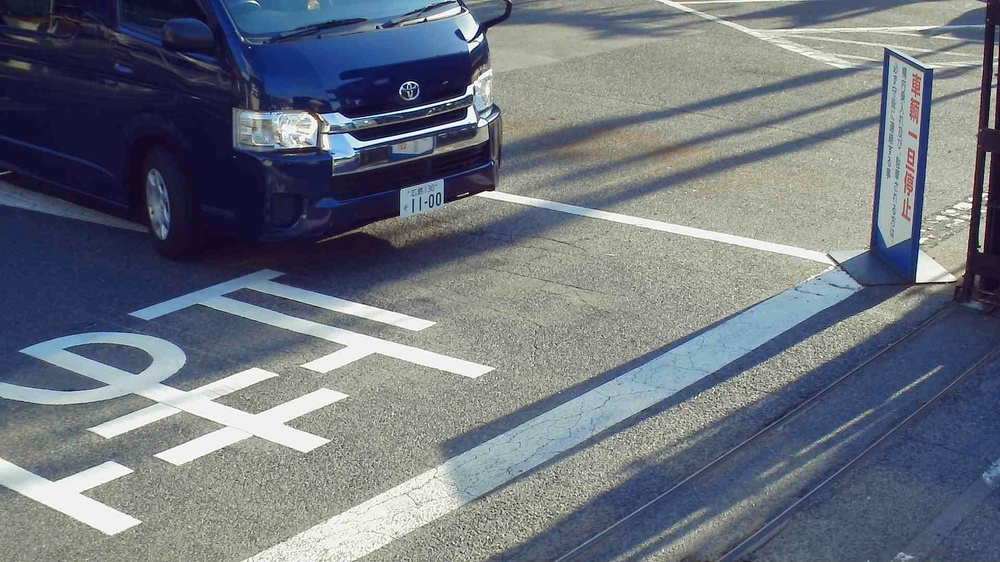
#> input picture images/1c2eee4be31a83ca8389b2ed655450cb.jpg, 1000 x 562 px, shrunk from 1920 x 1080 before the run; its folder holds only this picture in this run
$ python expand_yolo_dataset.py
#> lines starting #> are read from the running program, lines starting #| are printed output that depends on the picture
import cv2
import numpy as np
from PIL import Image
import glob
import natsort
import random
import sys


def write(images, name, path):
    for index, img in enumerate(images):
        cv2.imwrite('{}_{}_{}.jpg'.format(path,name,index), img)

def get_file(path):
    file_path_list = []
    files = glob.glob(f'{path}/*.jpg')
    # print(files)
    for i in natsort.natsorted(files):
        file_path_list.append(i)
    return file_path_list


dir_path = '../images/yolo_datasets/license_plate/images'
# file_name = get_file(dir_path)[0]
# area = file_name.split('/')[-1].split('.')[0]   #kanaを取得
# print(area)


"""左右反転"""
file_path_list = get_file(dir_path)
images = []
for i in file_path_list:
    pil_img = Image.open(i)
#> pil_img is the input picture: PIL image 1000x562 RGB; mean R, G, B 109.8, 116, 126.2
    # pil_img = pil_img.convert('L')
    original_img = np.array(pil_img)
    original_img = cv2.cvtColor(original_img, cv2.COLOR_BGR2RGB)
    # print(original_img.shape)
    images.append(cv2.flip(original_img, 1))
write(images, 'flip', i)
#> the loop in write, `for index, img in enumerate(images):` made 1 pass
#> pass 1, in write, `cv2.imwrite('{}_{}_{}.jpg'.format(path,name,index), img)`:
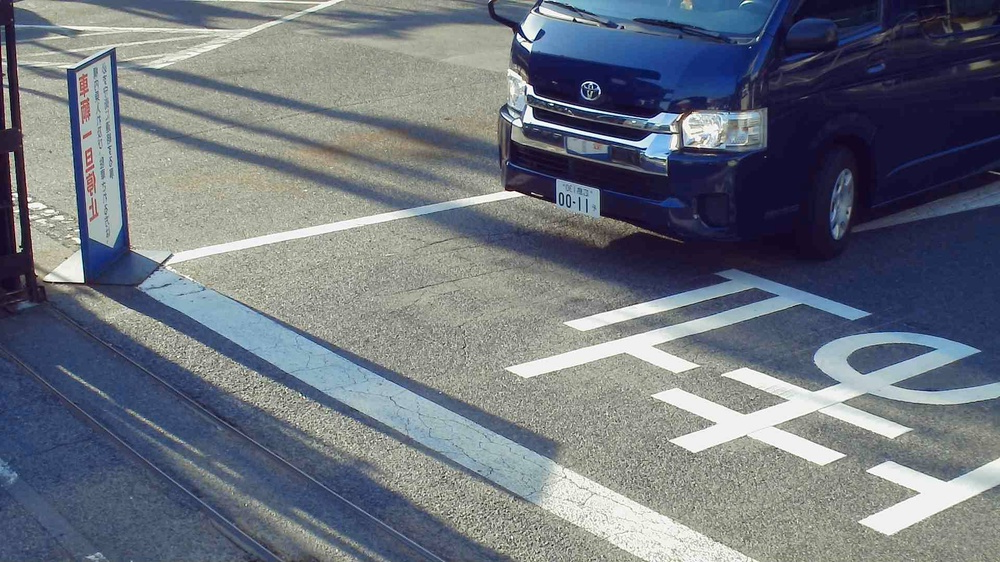
#> saved as 1c2eee4be31a83ca8389b2ed655450cb.jpg_flip_0.jpg: shape (562, 1000, 3); mean B, G, R 126.2, 116, 109.8
images = []

# [24 lines of commented-out code are left out]


"""回転"""
file_path_list = get_file(dir_path)
images = []
for i in file_path_list:
    pil_img = Image.open(i)
    # pil_img = pil_img.convert('L')
    original_img = np.array(pil_img)
    original_img = cv2.cvtColor(original_img, cv2.COLOR_BGR2RGB)
    height, width = original_img.shape[:2]
#> height = 562; width = 1000
    center = (width/2, height/2)
#> center = (500, 281)
    rotate_matrix = cv2.getRotationMatrix2D(center=center, angle=-20, scale=1)
#> rotate_matrix = [[0.94, -0.342, 126.3], [0.342, 0.94, -154.1]]
    images.append(cv2.warpAffine(src=original_img, M=rotate_matrix, dsize=(width, height), borderValue=0))
    rotate_matrix = cv2.getRotationMatrix2D(center=center, angle=-30, scale=1)
#> rotate_matrix = [[0.866, -0.5, 207.5], [0.5, 0.866, -212.4]]
    images.append(cv2.warpAffine(src=original_img, M=rotate_matrix, dsize=(width, height), borderValue=0))
write(images, 'rot', i)
#> the loop in write (call 2), `for index, img in enumerate(images):` made 2 passes
#> pass 1, in write (call 2), `cv2.imwrite('{}_{}_{}.jpg'.format(path,name,index), img)`:
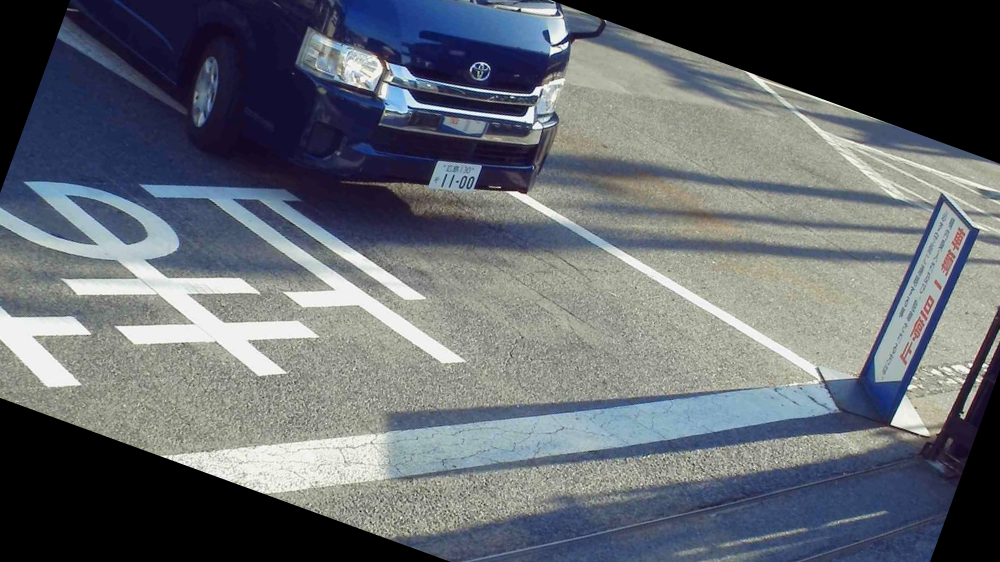
#> saved as 1c2eee4be31a83ca8389b2ed655450cb.jpg_rot_0.jpg: shape (562, 1000, 3); mean B, G, R 110.9, 104.4, 99.5
#> pass 2, in write (call 2), `cv2.imwrite('{}_{}_{}.jpg'.format(path,name,index), img)`:
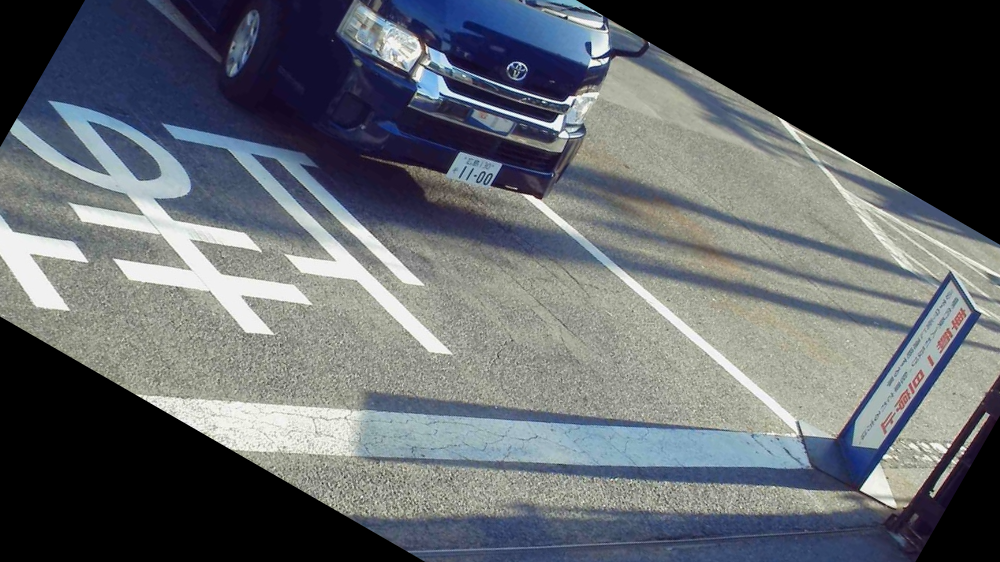
#> saved as 1c2eee4be31a83ca8389b2ed655450cb.jpg_rot_1.jpg: shape (562, 1000, 3); mean B, G, R 106.5, 101.7, 97.3
images = []

$ run again, on images/9e0676c9539b0104cb5862e8f6b4d93e.jpg
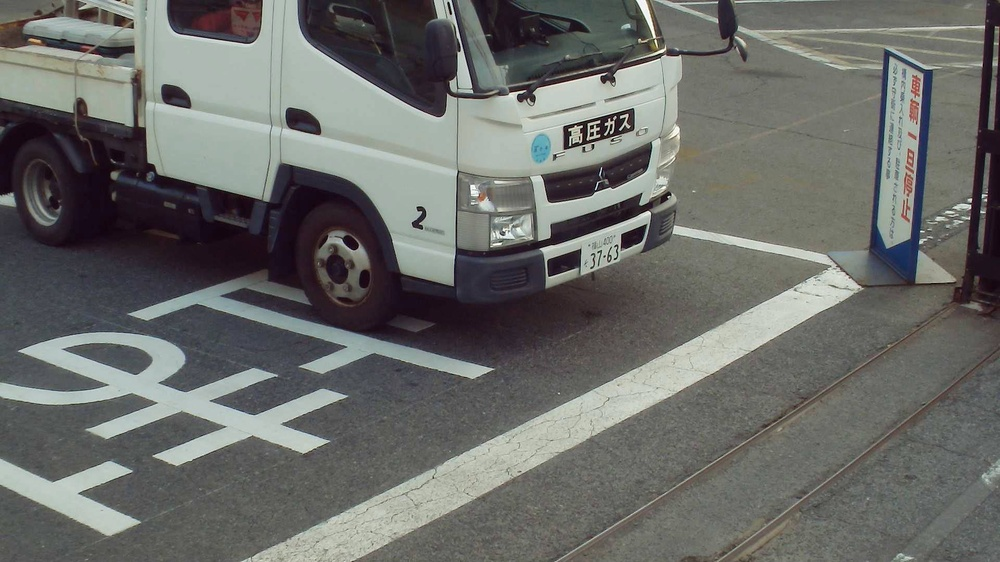
#> input picture images/9e0676c9539b0104cb5862e8f6b4d93e.jpg, 1000 x 562 px, shrunk from 1920 x 1080 before the run
#> pil_img is the input picture: PIL image 1000x562 RGB; mean R, G, B 106.5, 107.7, 104.7
#> the loop in write, `for index, img in enumerate(images):` made 1 pass
#> pass 1, in write, `cv2.imwrite('{}_{}_{}.jpg'.format(path,name,index), img)`:
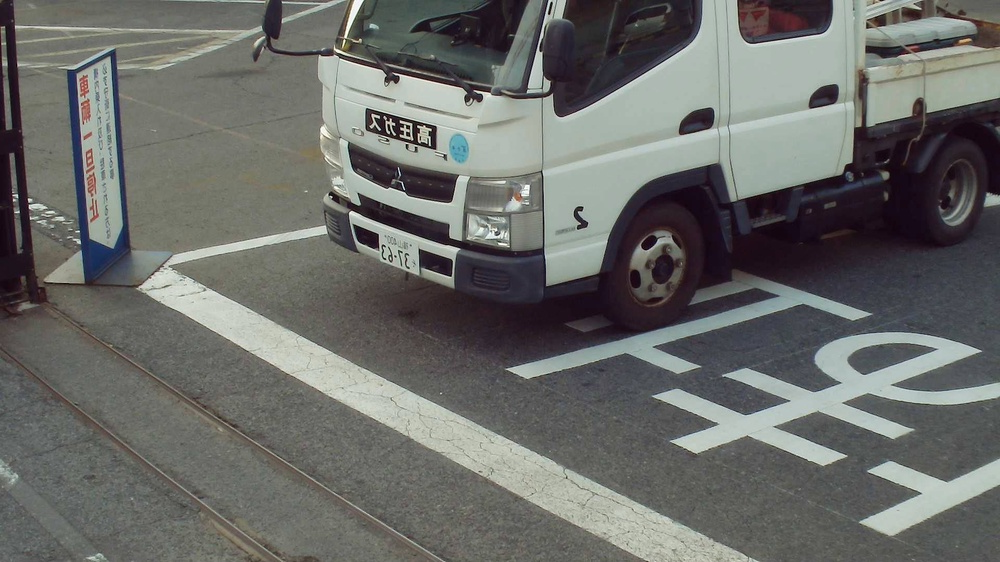
#> saved as 9e0676c9539b0104cb5862e8f6b4d93e.jpg_flip_0.jpg: shape (562, 1000, 3); mean B, G, R 104.7, 107.7, 106.5
#> `rotate_matrix = cv2.getRotationMatrix2D(center=center, angle=-20, scal..`: rotate_matrix = [[0.94, -0.342, 126.3], [0.342, 0.94, -154.1]]
#> `rotate_matrix = cv2.getRotationMatrix2D(center=center, angle=-30, scal..`: rotate_matrix = [[0.866, -0.5, 207.5], [0.5, 0.866, -212.4]]
#> the loop in write (call 2), `for index, img in enumerate(images):` made 2 passes
#> pass 2, in write (call 2), `cv2.imwrite('{}_{}_{}.jpg'.format(path,name,index), img)`:
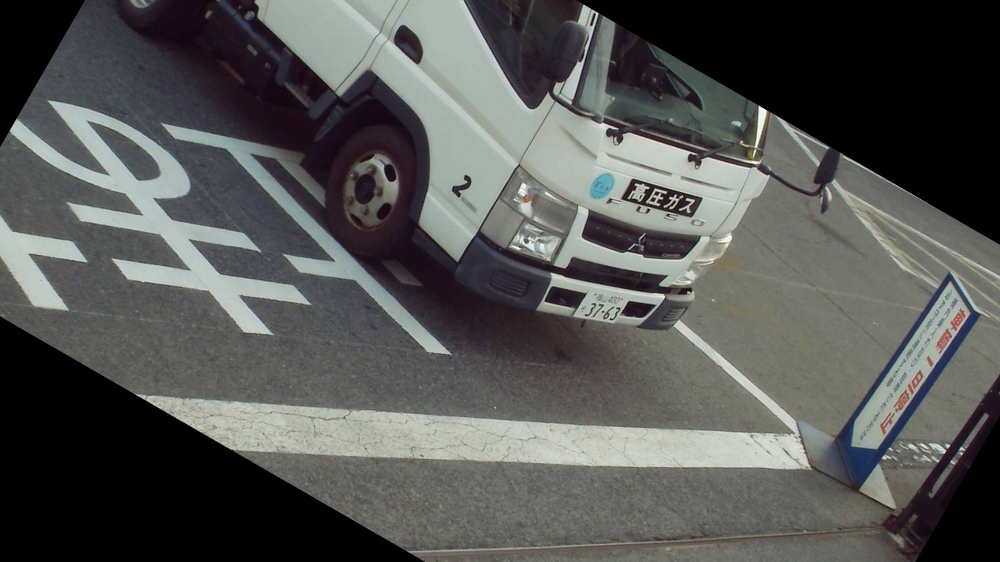
#> saved as 9e0676c9539b0104cb5862e8f6b4d93e.jpg_rot_1.jpg: shape (562, 1000, 3); mean B, G, R 83.6, 85.9, 84.8
